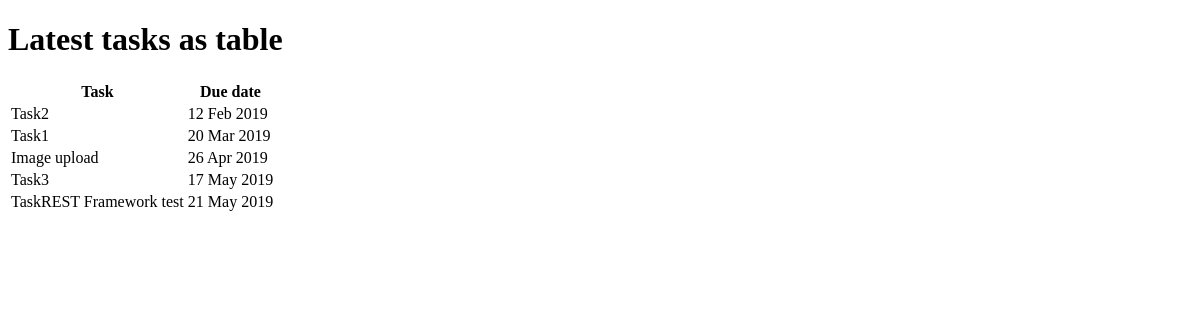
Page /demos/table on the earlier database version.
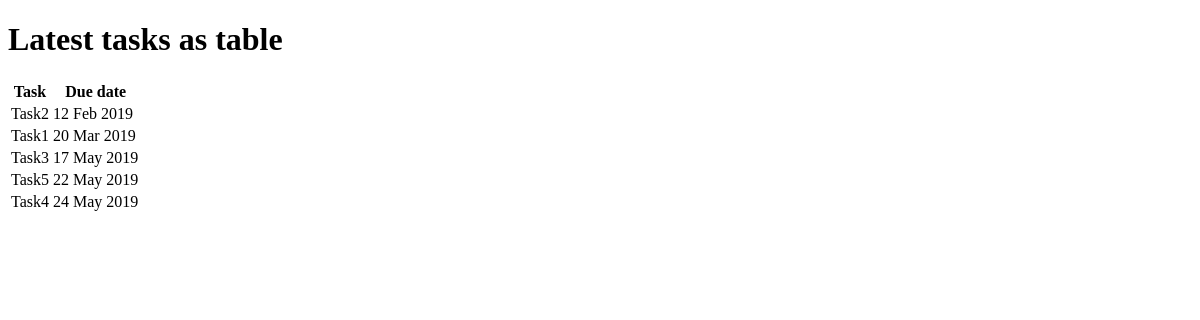
Same page on the later database version.
### todo_app/models.py (models this page shows, shortened)
class Task(models.Model):
  id = models.AutoField(primary_key=True)
  title = models.CharField('Title', max_length=100, help_text="Task Title")
  description = models.TextField('Description', null=True, help_text="Task Description")
  image = models.ImageField('Image',
    null=False,
    blank=True,
    help_text='Task image',
    upload_to='images/')
  due = models.DateTimeField('due', default=days_from_now_1, help_text="Task Due (default - 1 day from now)")
  created = models.DateTimeField(auto_now_add=True)
  completed = models.BooleanField(default=False)

### demos/views.py (the view)
# urls.py: path('table', views.table, name='table'),
def table(request):
    latest_tasks = Task.objects.order_by('due')[:5]
    context = {
        'latest_tasks': latest_tasks
    }
    template_file = 'demos/table.html'
    return render(request, template_file, context)

### demos/templates/demos/table.html (shortened to what this page needs)
<!DOCTYPE html>
<html>
<head>
</head>
<body>
    <h1>Latest tasks as table</h1>
    {% if latest_tasks %}
        <table>
            <tr><th>Task</th><th>Due date</th></tr>
            {% for task in latest_tasks %}
                <tr><td>{{ task.title }}</td><td>{{ task.due | date:"d M Y" }}</td></tr>
            {% endfor %}
        </table>
    {% else %}
        <p>No task left</p>
    {% endif %}
</body>
</html>

Differences in the rows shown:
removed Task: title "Image upload", due "26 Apr 2019"
removed Task: title "TaskREST Framework test", due "21 May 2019"
added Task: title "Task5", due "22 May 2019"
now on this page (row unchanged): Task: title "Task4", due "24 May 2019"
